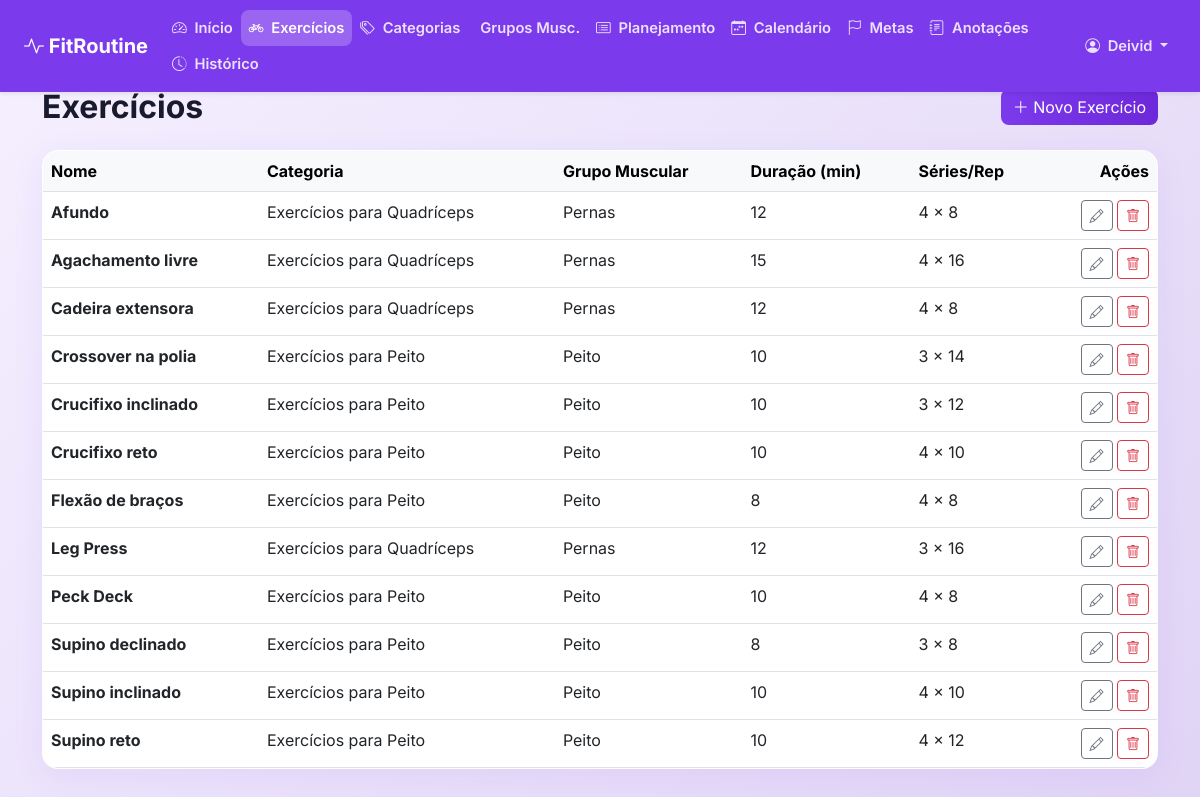
The page /exercicios/ (signed in) on the database its author committed.
### core/models.py (models this page shows, shortened)
class Exercicio(models.Model):
    nome = models.CharField(max_length=200)
    descricao = models.TextField(blank=True, null=True)
    categoria = models.ForeignKey(CategoriaExercicio, on_delete=models.CASCADE)
    grupo_muscular = models.ForeignKey(GrupoMuscular, on_delete=models.CASCADE)
    duracao_sugerida = models.PositiveIntegerField(blank=True, null=True)
    series_sugeridas = models.PositiveIntegerField(blank=True, null=True)
    repeticoes_sugeridas = models.PositiveIntegerField(blank=True, null=True)
    criado_por = models.ForeignKey(User, on_delete=models.SET_NULL, null=True, blank=True)
    criado_em = models.DateTimeField(auto_now_add=True)

class CategoriaExercicio(models.Model):
    nome = models.CharField(max_length=100)
    descricao = models.TextField(blank=True, null=True)
    icone = models.CharField(max_length=50, blank=True, null=True)
    criado_em = models.DateTimeField(auto_now_add=True)

class GrupoMuscular(models.Model):
    nome = models.CharField(max_length=100)
    descricao = models.TextField(blank=True, null=True)

### core/views.py (the view)
# urls.py: path('exercicios/', views.exercicios_list, name='exercicios'),
@login_required
def exercicios_list(request):
    exercicios = Exercicio.objects.all().order_by('nome')
    return render(request, 'core/exercicios.html', {'exercicios': exercicios})

### core/templates/core/exercicios.html
{% extends 'core/base.html' %}
{% block content %}
<div class="d-flex justify-content-between align-items-center mb-4">
    <h2 class="fw-bold mb-0">Exercícios</h2>
    <a href="{% url 'exercicio_create' %}" class="btn btn-primary"><i class="bi bi-plus-lg"></i> Novo Exercício</a>
</div>
<div class="card p-0 overflow-hidden">
    <table class="table table-hover mb-0">
        <thead class="table-light">
            <tr>
                <th>Nome</th>
                <th>Categoria</th>
                <th>Grupo Muscular</th>
                <th>Duração (min)</th>
                <th>Séries/Rep</th>
                <th class="text-end">Ações</th>
            </tr>
        </thead>
        <tbody>
            {% for ex in exercicios %}
            <tr>
                <td class="fw-bold">{{ ex.nome }}</td>
                <td>{{ ex.categoria.nome }}</td>
                <td>{{ ex.grupo_muscular.nome }}</td>
                <td>{{ ex.duracao_sugerida|default:"-" }}</td>
                <td>{{ ex.series_sugeridas|default:"-" }} x {{ ex.repeticoes_sugeridas|default:"-" }}</td>
                <td class="text-end">
                    <a href="{% url 'exercicio_update' ex.pk %}" class="btn btn-outline-secondary btn-sm"><i class="bi bi-pencil"></i></a>
                    <a href="{% url 'exercicio_delete' ex.pk %}" class="btn btn-outline-danger btn-sm"><i class="bi bi-trash"></i></a>
                </td>
            </tr>
            {% empty %}
            <tr>
                <td colspan="6" class="text-center py-4 text-muted">Nenhum exercício cadastrado.</td>
            </tr>
            {% endfor %}
        </tbody>
    </table>
</div>
{% endblock %}

### core/templates/core/base.html (shortened to what this page needs)
<!DOCTYPE html>
<html lang="pt-BR">
<head>
    <link href="https://cdn.jsdelivr.net/npm/bootstrap@5.3.0/dist/css/bootstrap.min.css" rel="stylesheet">
    <link rel="stylesheet" href="https://cdn.jsdelivr.net/npm/bootstrap-icons@1.10.5/font/bootstrap-icons.css">
    {% load static %}
    <link rel="stylesheet" href="{% static 'css/style.css' %}">
</head>
<body>
<nav class="navbar navbar-expand-lg navbar-dark shadow-sm fixed-top" id="mainNavbar">
  <div class="container-fluid px-3 px-lg-4">
    <a class="navbar-brand fw-bold" href="{% url 'home' %}">
        <i class="bi bi-activity"></i> FitRoutine
    </a>
    <div class="collapse navbar-collapse" id="navbarNav">
      {% if user.is_authenticated %}
      <ul class="navbar-nav flex-wrap">
        <li class="nav-item">
          <a class="nav-link {% if request.resolver_match.url_name == 'dashboard' %}active{% endif %}" href="{% url 'dashboard' %}">
            <i class="bi bi-speedometer2"></i> Início
          </a>
        </li>
        <li class="nav-item">
          <a class="nav-link {% if request.resolver_match.url_name == 'exercicios' %}active{% endif %}" href="{% url 'exercicios' %}">
            <i class="bi bi-bicycle"></i> Exercícios
          </a>
        </li>
        <li class="nav-item">
          <a class="nav-link {% if request.resolver_match.url_name == 'categorias' %}active{% endif %}" href="{% url 'categorias' %}">
            <i class="bi bi-tags"></i> Categorias
          </a>
        </li>
        <li class="nav-item">
          <a class="nav-link {% if request.resolver_match.url_name == 'grupos' %}active{% endif %}" href="{% url 'grupos' %}">
             Grupos Musc.
          </a>
        </li>
        <li class="nav-item">
          <a class="nav-link {% if request.resolver_match.url_name == 'planejamentos' or request.resolver_match.url_name == 'planejamento_detail' %}active{% endif %}" href="{% url 'planejamentos' %}">
            <i class="bi bi-card-list"></i> Planejamento
          </a>
        </li>
        <li class="nav-item">
          <a class="nav-link {% if request.resolver_match.url_name == 'calendario' %}active{% endif %}" href="{% url 'calendario' %}">
            <i class="bi bi-calendar-week"></i> Calendário
          </a>
        </li>
        <li class="nav-item">
          <a class="nav-link {% if request.resolver_match.url_name == 'metas' %}active{% endif %}" href="{% url 'metas' %}">
            <i class="bi bi-flag"></i> Metas
          </a>
        </li>
        <li class="nav-item">
          <a class="nav-link {% if request.resolver_match.url_name == 'anotacoes' %}active{% endif %}" href="{% url 'anotacoes' %}">
            <i class="bi bi-journal-text"></i> Anotações
          </a>
        </li>
        <li class="nav-item">
          <a class="nav-link {% if request.resolver_match.url_name == 'historico' %}active{% endif %}" href="{% url 'historico' %}">
            <i class="bi bi-clock-history"></i> Histórico
          </a>
        </li>
      </ul>
      <ul class="navbar-nav ms-auto flex-wrap align-items-lg-center">
        <li class="nav-item dropdown">
            <a class="nav-link dropdown-toggle" href="#" id="navbarUser" role="button" data-bs-toggle="dropdown" aria-expanded="false">
                <i class="bi bi-person-circle"></i> {{ user.first_name|default:user.username }}
            </a>
        </li>
      </ul>
      {% endif %}
    </div>
  </div>
</nav>
<div class="container pb-5" id="mainContent">
    {% block content %}
    {% endblock %}
</div>
</body>
</html>

### static/css/style.css (style rules this page uses)
:root { --primary: #7C3AED; --primary-hover: #6D28D9; --secondary: #C084FC; --accent: #EC4899; --bg-main: #FFFFFF; --bg-subtle: #F5F0FF; --text-main: #1A1A2E; --text-sec: #6B7280; --success: #10B981; --pending: #F59E0B; }
body { font-family: 'Inter', sans-serif; background: linear-gradient(135deg, var(--bg-subtle) 0%, #E0D4F5 100%); color: var(--text-main); min-height: 100vh; }
.navbar { background-color: var(--primary) !important; padding-top: 0.6rem; padding-bottom: 0.6rem; }
.navbar-brand, .nav-link { color: rgba(255, 255, 255, 0.85) !important; }
.navbar-brand { color: #FFFFFF !important; }
.navbar .nav-link { font-size: 0.92rem; font-weight: 600; padding: 0.45rem 0.65rem; border-radius: 8px; white-space: nowrap; }
.navbar .nav-link.active { color: #FFFFFF !important; background-color: rgba(255, 255, 255, 0.22); }
.navbar .nav-link i { margin-right: 0.25rem; }
#mainContent { padding-top: 5.5rem; }
.btn-primary { background: linear-gradient(90deg, var(--primary) 0%, var(--primary-hover) 100%); border: none; border-radius: 8px; color: white; transition: all 0.3s ease; }
.card { border: 1px solid rgba(255, 255, 255, 0.4); border-radius: 16px; background: rgba(255, 255, 255, 0.85); backdrop-filter: blur(12px); -webkit-backdrop-filter: blur(12px); box-shadow: 0 8px 32px rgba(124, 58, 237, 0.08); transition: all 0.3s cubic-bezier(0.25, 0.8, 0.25, 1); animation: fadeIn 0.6s ease-out; }

### rows shown on the page
Exercicio: nome "Afundo", categoria.nome "Exercícios para Quadríceps", grupo_muscular.nome "Pernas", duracao_sugerida "12", series_sugeridas "4", repeticoes_sugeridas "8"
Exercicio: nome "Agachamento livre", categoria.nome "Exercícios para Quadríceps", grupo_muscular.nome "Pernas", duracao_sugerida "15", series_sugeridas "4", repeticoes_sugeridas "16"
Exercicio: nome "Cadeira extensora", categoria.nome "Exercícios para Quadríceps", grupo_muscular.nome "Pernas", duracao_sugerida "12", series_sugeridas "4", repeticoes_sugeridas "8"
Exercicio: nome "Crossover na polia", categoria.nome "Exercícios para Peito", grupo_muscular.nome "Peito", duracao_sugerida "10", series_sugeridas "3", repeticoes_sugeridas "14"
Exercicio: nome "Crucifixo inclinado", categoria.nome "Exercícios para Peito", grupo_muscular.nome "Peito", duracao_sugerida "10", series_sugeridas "3", repeticoes_sugeridas "12"
Exercicio: nome "Crucifixo reto", categoria.nome "Exercícios para Peito", grupo_muscular.nome "Peito", duracao_sugerida "10", series_sugeridas "4", repeticoes_sugeridas "10"
Exercicio: nome "Flexão de braços", categoria.nome "Exercícios para Peito", grupo_muscular.nome "Peito", duracao_sugerida "8", series_sugeridas "4", repeticoes_sugeridas "8"
Exercicio: nome "Leg Press", categoria.nome "Exercícios para Quadríceps", grupo_muscular.nome "Pernas", duracao_sugerida "12", series_sugeridas "3", repeticoes_sugeridas "16"
Exercicio: nome "Peck Deck", categoria.nome "Exercícios para Peito", grupo_muscular.nome "Peito", duracao_sugerida "10", series_sugeridas "4", repeticoes_sugeridas "8"
Exercicio: nome "Supino declinado", categoria.nome "Exercícios para Peito", grupo_muscular.nome "Peito", duracao_sugerida "8", series_sugeridas "3", repeticoes_sugeridas "8"
Exercicio: nome "Supino inclinado", categoria.nome "Exercícios para Peito", grupo_muscular.nome "Peito", duracao_sugerida "10", series_sugeridas "4", repeticoes_sugeridas "10"
Exercicio: nome "Supino reto", categoria.nome "Exercícios para Peito", grupo_muscular.nome "Peito", duracao_sugerida "10", series_sugeridas "4", repeticoes_sugeridas "12"

### other values the page prints
{{ user.first_name|default:user.username }} "Deivid"
